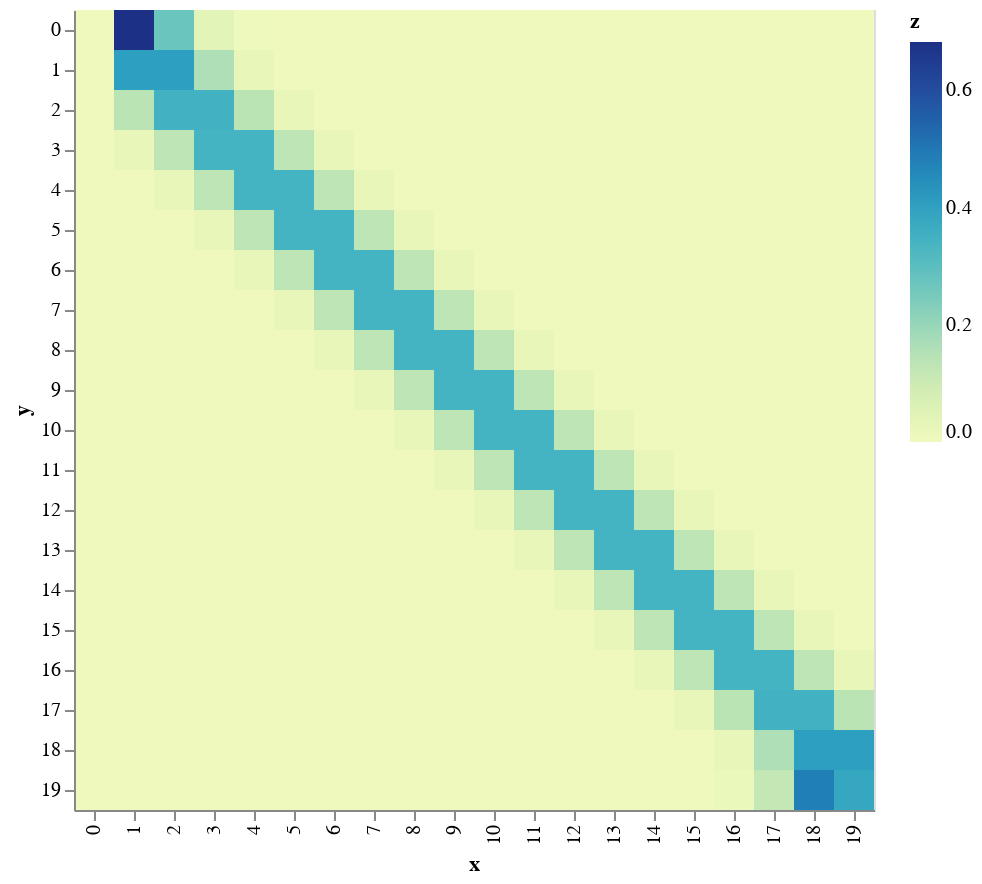

Here is the notebook cell this chart was saved with:
### Code cell


### Figure 1 — Vega-Lite specification as saved in the notebook (floating-point values rounded to 4 significant figures; data arrays with more than 128 entries replaced by an {"elided": "..."} marker saying what was removed)
{"config": {"view": {"continuousWidth": 400, "continuousHeight": 300}}, "data": {"name": "data-5a4580f4920d62b65e56c451b8f3df2c"}, "mark": "rect", "encoding": {"color": {"type": "quantitative", "field": "z"}, "x": {"type": "ordinal", "field": "x"}, "y": {"type": "ordinal", "field": "y"}}, "$schema": "https://vega.github.io/schema/vega-lite/v4.8.1.json", "datasets": {"data-5a4580f4920d62b65e56c451b8f3df2c": {"elided": "400 records"}}}
